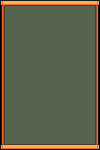

A level layout from a 2D game, rendered from its tile map. Below: a short description, then the map file with tile-grid data replaced by summaries:
An orthogonal 100x150 tile map with 1x1 px tiles, 1 tile layer (Tile Layer 1).

<map version="1.10" tiledversion="1.11.0" orientation="orthogonal" renderorder="right-down" width="100" height="150" tilewidth="1" tileheight="1" infinite="0" nextlayerid="2" nextobjectid="1">
 <tileset firstgid="1" source="nine_path_2.tsx" />
 <layer id="1" name="Tile Layer 1" width="100" height="150">
  <data>[15000 cells, 14862 non-empty, 247 distinct tile ids]</data>
 </layer>
</map>
